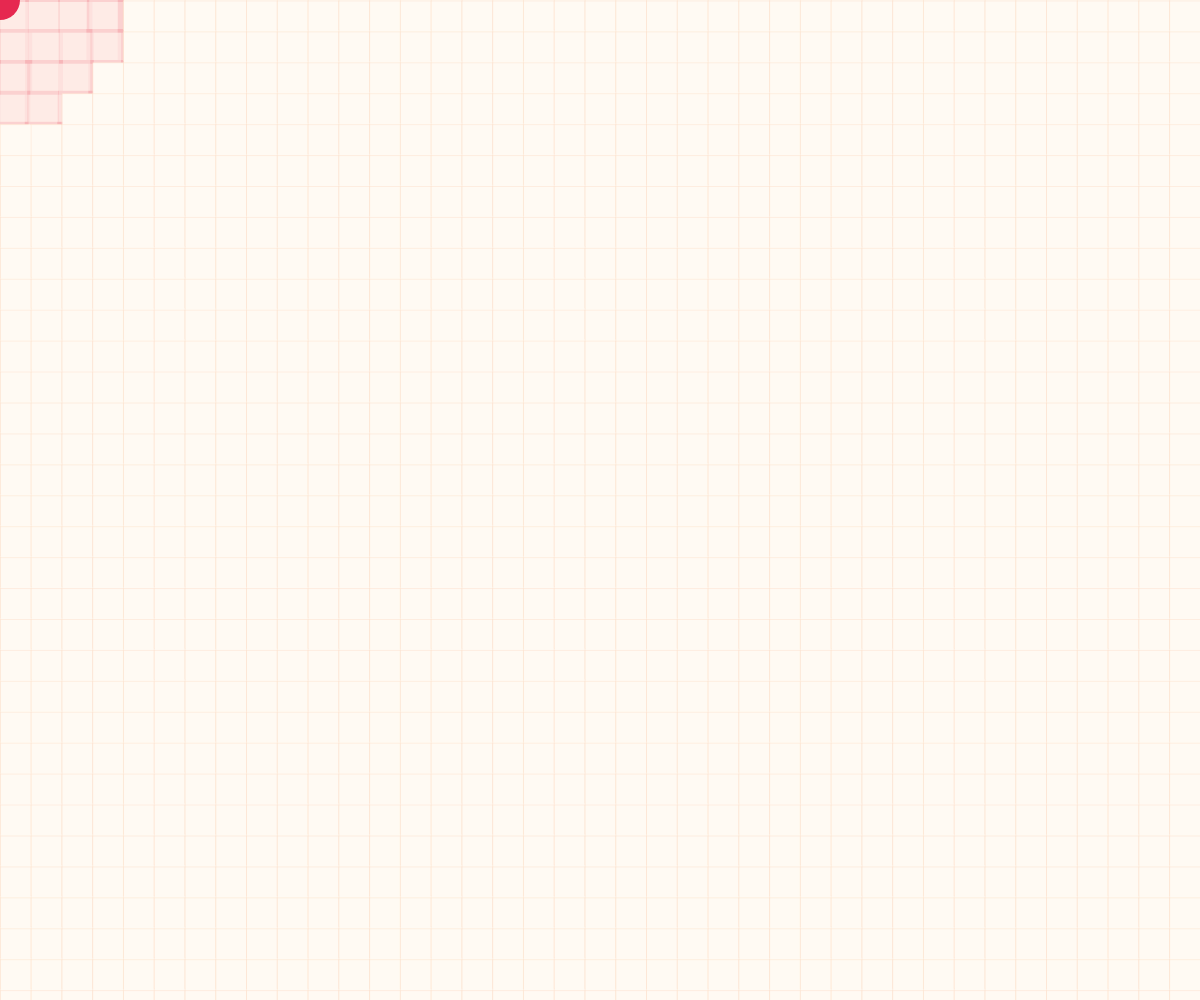
Frame 1 (no input)
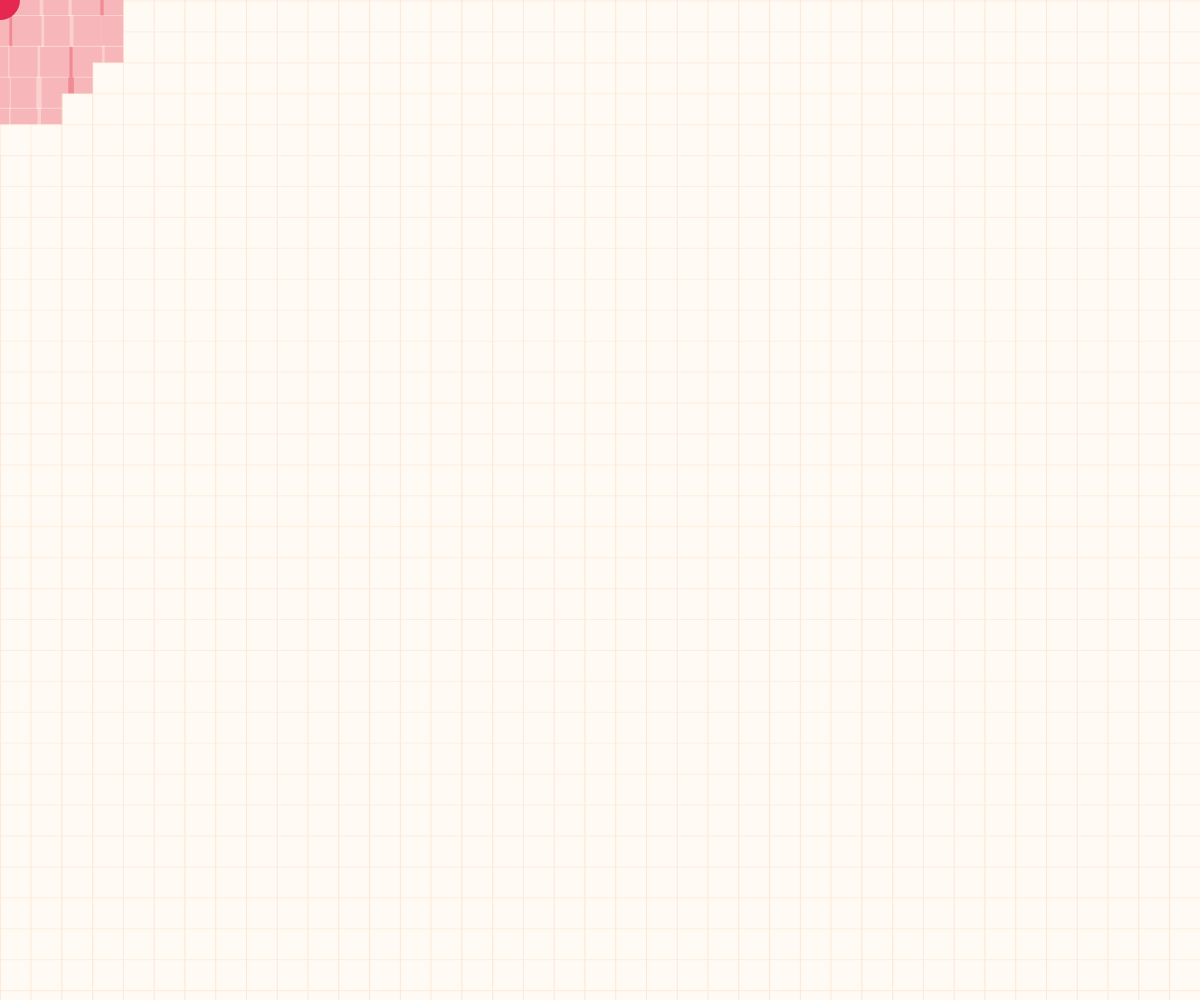
Frame 60 (no input)
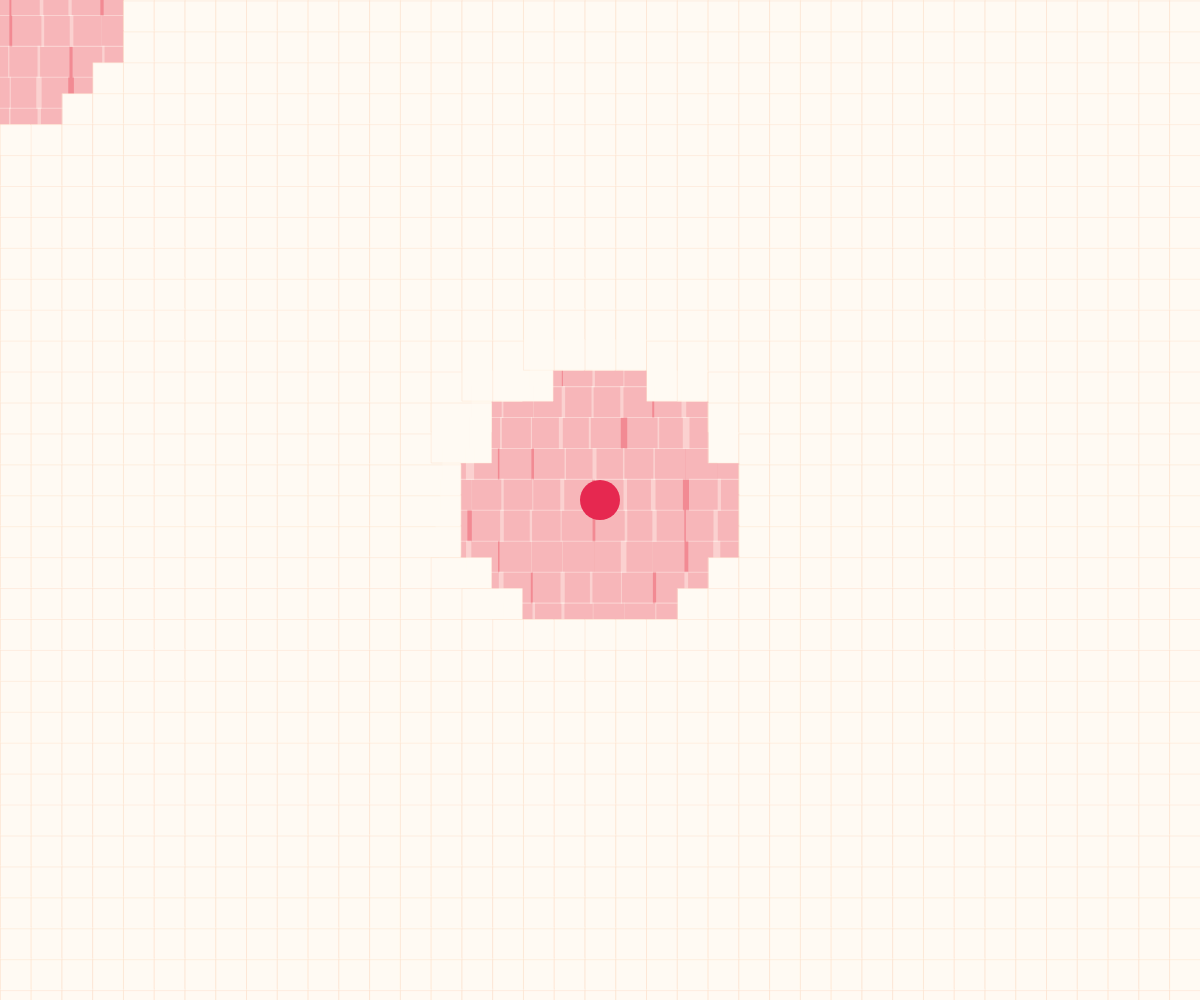
Frame 120 (the mouse pressed at the canvas centre since frame 60)

The p5.js sketch that drew these frames (run headless with seeded random() and noise() and a simulated clock; from frame 60 on, the mouse is pressed at the canvas centre):

// p5.js sketch
// ── sketch.js
// Pia Scharf - 2020

let grid;
let w;
let h;

let size;


function setup() {

  w = windowWidth;
  h = windowHeight;
  size = 60;

  createCanvas(w, h);

  grid = new Grid(w / 30, h / 30, size); // anzahl, groesse
  grid.initGrid();

  rectMode(CENTER);
  strokeWeight(0.5);

  //init mouse in center
  mouseX = w / 2;
  mouseY = h / 2;

}

function draw() {

  background(242, 138, 147); // Salmon Pink
  grid.displayGrid();
  grid.displayUser();

}



class Grid {

  constructor(numX, numY, temp_s) {

    this.numberX = numX;
    this.numberY = numY;
    this.s = temp_s;
    this.tiles = [];
    this.userR = w/30;

  }


  initGrid() {

    for (let i = 0; i < this.numberX; i++) {
      for (let j = 0; j < this.numberY; j++) {


        let ii = map(i, 0, this.numberX - 1, 0, width);
        let jj = map(j, 0, this.numberY - 1, 0, height);

        let tile = new Tile(ii, jj, this.s);
        this.tiles.push(tile);
      }
    }

  }


  displayGrid() {

    for (let i = 0; i < this.tiles.length; i++) {
      let til = this.tiles[i];
      til.move();
      til.display();
    }

  }


  displayUser() {

    push();
    fill(230, 40, 80); //Amaranth
    noStroke();
    ellipse(mouseX, mouseY, this.userR, this.userR);
    pop();

  }

}


class Tile {

  constructor(x, y, temp_s) {

    this.originX = x;
    this.originY = y;

    this.x = 0;
    this.y = 0;
    this.s = temp_s;
    this.c = color(253, 235, 218); //Antique White
    this.strokerize = true;

  }


  move() {

    let rad = size * 2.5;

    let d = dist(mouseX, mouseY, this.originX, this.originY);


    if (d < rad) {

      this.x = lerp(random(floor(-13, 13)), this.x, 0.6);
      this.c = color(255, 250, 243, 100); //Floral White with 100 Alpha
      this.strokerize = false;

      if (this.s >= -30) {

        this.s = lerp(this.s - 5, this.s, 0.6);
      }


    }


  }


  display() {

    push();
    translate(this.originX, this.originY);

    if (this.strokerize) {
      stroke(252, 224, 205); //Unbleached Silk
      fill(255, 250, 243); // Floral White


      rect(this.x, this.y, this.s, this.s);
    } else {
      noStroke();

      fill(this.c);
      rect(this.x, this.y, this.s, this.s);
    }

    pop();


  }


}
